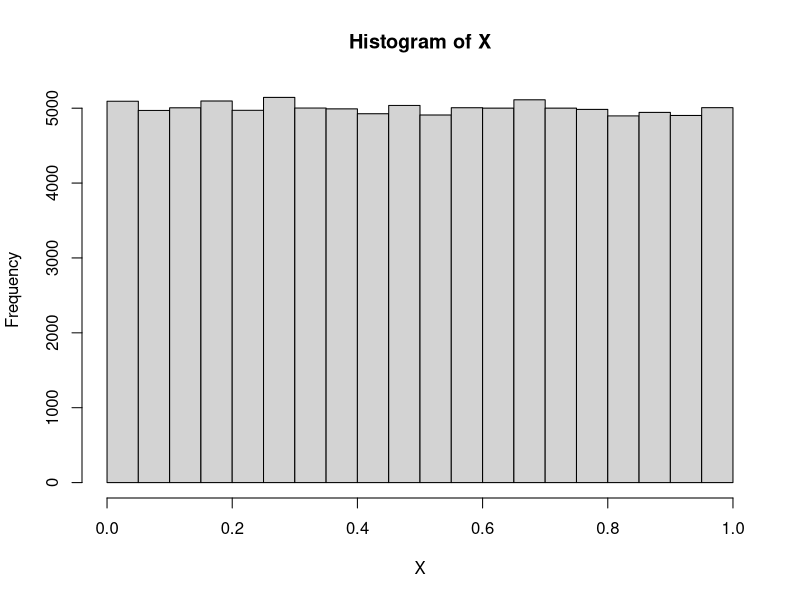

Generate this figure with R:
# Lesson 31
# Monte Carlo Simulation
 
X = runif(100000);hist(X)

# create equation 1
consecutive = function(x){
  y = x[1]*x[2]*x[3]+
    x[2]*x[3]*x[4]+
    x[3]*x[4]*x[5]+
    x[4]*x[5]*x[6]+
    x[5]*x[6]*x[7]
  if (y >= 1){return(1)}else{return(0)}
}
# enter forecast from days
x = c(1,1,1,0,1,0,1)
consecutive(x)

# rainy day function
# u are the random variates
# p is the probability of rain
rainyDays = function(p){
  u = runif(7)
  #print(u)
  X = (u < p)*1
  #print(X)
  y = consecutive(X)
  return(y)
}
rainyDays(0.5)

ans = 0
N = 100000
p = 0.5
for (i in 1:N){
  ans[i] = rainyDays(p)
}
mean(ans)
sd(ans)

# cat function puts multiple strins in a row
# finds an interval
cat("(",mean(ans)-2*sd(ans)/sqrt(N),",",mean(ans)+2*sd(ans)/sqrt(N),")\n")
